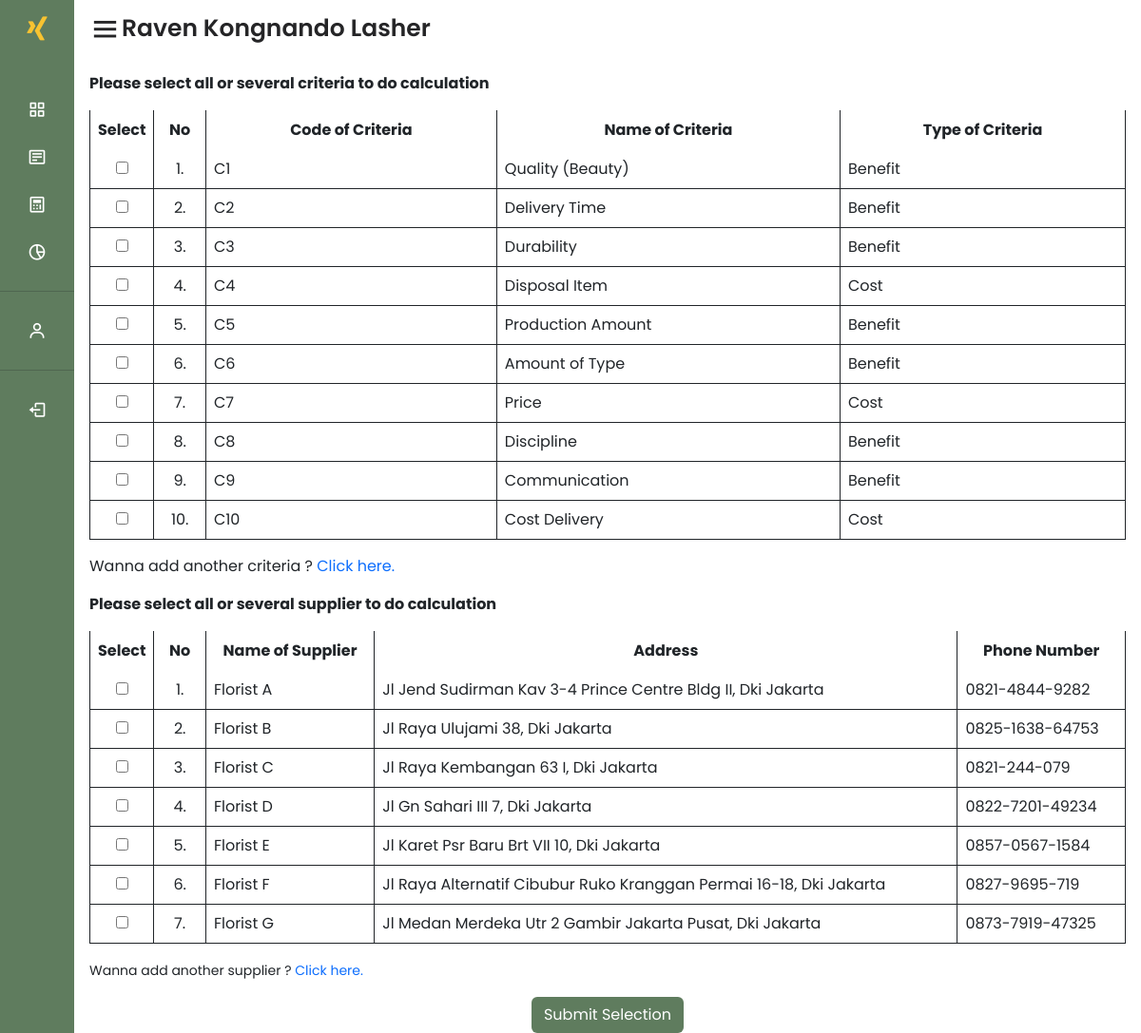
Page /select_kriteria/ (signed in) on the committed database.
### BWM_MARCOS/models.py (models this page shows, shortened)
class Kriteria(models.Model):
     user = models.ForeignKey(User, on_delete=models.CASCADE)
     kode_kriteria = models.CharField(max_length=255)
     user_specific_kode_kriteria = models.CharField(max_length=255, unique=True, editable=False)
     nama_kriteria = models.CharField(max_length=255)
     jenis_kriteria = models.CharField(max_length=255)

class Supplier(models.Model):
     user = models.ForeignKey(User, on_delete=models.CASCADE)
     nama = models.CharField(max_length=255)
     alamat = models.TextField()
     nomor_telepon = models.CharField(max_length=15)

### BWM_MARCOS/views.py (the view)
# urls.py: path('select_kriteria/', views.select_kriteria, name='select_kriteria'),
@login_required(login_url='/login')
def select_kriteria(request):
     if request.method == 'POST':
          print("TAHAP INPUT PART 1")
          print(request.POST)
          selected_kriteria_list = request.POST.getlist('selected_kriteria')
          selected_supplier_list = request.POST.getlist('selected_supplier')
          if len(selected_kriteria_list) < 3 or len(selected_kriteria_list) > 9:
               messages.error(request, 'Choose at least 3 criteria and at most 9 criteria')
               return redirect('select_kriteria')
          elif len(selected_supplier_list) < 2:
               messages.error(request, 'Choose at least 2 supplier')
               return redirect('select_kriteria')
          selected_kriteria_data = Kriteria.objects.filter(id__in=selected_kriteria_list)
          selected_supplier_data = Supplier.objects.filter(id__in=selected_supplier_list)
          return render(request, 'inner/BWM-MARCOS/Perhitungan/index.html', {'title': 'Calculation Page Step 2', 'selected_kriteria_data': selected_kriteria_data,'selected_supplier_data': selected_supplier_data})
     else :
          kriteria_list = Kriteria.objects.filter(user=request.user)
          supplier_list = Supplier.objects.filter(user=request.user)
          if len(kriteria_list) < 3:
               messages.error(request, 'The number of criteria must be at least 3 to perform calculations.')
               return redirect('view_kriteria')
          elif len(supplier_list) < 2:
               messages.error(request, 'The number of supplier must be at least 2 so it can compare to perform calculation.')
               return redirect('view_supplier')
          return render(request, 'inner/BWM-MARCOS/Perhitungan/select.html', {'title': 'Calculation Page Step 1', 'kriteria_list': kriteria_list, 'supplier_list': supplier_list})

### templates/inner/BWM-MARCOS/Perhitungan/select.html (shortened to what this page needs)
{% extends 'layout/main.html' %}
{% block content %}
<form method="post">
     {% if kriteria_list %}
     <div class="card-body mt-3">
          <p><strong>Please select all or several criteria to do calculation</strong></p>
          <div class="table-responsive">
               <table class="table table-bordered" id="dataTable" width="100%" cellspacing="0">
                    <thead class="text-white">
                         <tr align="center">
                              <th width="5%">Select</th>
                              <th width="5%">No</th>
                              <th>Code of Criteria</th>
                              <th>Name of Criteria</th>
                              <th>Type of Criteria</th>
                         </tr>
                    </thead>
                    <tbody>
                         {% for kriteria in kriteria_list %}
                         <tr align="m-1">
                              <td align="center">
                                   <input type="checkbox" name="selected_kriteria" value="{{ kriteria.id }}">
                              </td>
                              <td class="text-center">{{ forloop.counter }}.</td>
                              <td>{{ kriteria.kode_kriteria }}</td>
                              <td>{{ kriteria.nama_kriteria }}</td>
                              <td>{{ kriteria.jenis_kriteria }}</td>
                         </tr>
                         {% endfor %}
                    </tbody>
               </table>
          </div>
          <div>
               <p>Wanna add another criteria ?<a class="mt-2" href="{% url 'create-kriteria' %}">
                         Click here.</a>
          </div>
     </div>
     {% else %}
     test<h5 class="text-center mt-5">There's no data criteria, you must add a new criteria</h5>
     {% endif %}
     {% if supplier_list %}
     <div class="card-body mt-3">
          <p><strong>Please select all or several supplier to do calculation</strong></p>
          <div class="table-responsive">
               <table class="table table-bordered" id="dataTable" width="100%" cellspacing="0">
                    <thead class="text-white">
                         <tr align="center">
                              <th width="5%">Select</th>
                              <th width="5%">No</th>
                              <th>Name of Supplier</th>
                              <th>Address</th>
                              <th>Phone Number</th>
                         </tr>
                    </thead>
                    <tbody>
                         {% for supplier in supplier_list %}
                         <tr align="m-1">
                              <td align="center">
                                   <input type="checkbox" name="selected_supplier" value="{{ supplier.id }}">
                              </td>
                              <td class="text-center">{{ forloop.counter }}.</td>
                              <td>{{ supplier.nama }}</td>
                              <td>{{ supplier.alamat }}</td>
                              <td>{{ supplier.nomor_telepon }}</td>
                         </tr>
                         {% endfor %}
                    </tbody>
               </table>
          </div>
          <div>
               <small>Wanna add another supplier ?<a class="mt-2" href="{% url 'create-supplier' %}">
                         Click here.
                    </a></small>
          </div>
          {% else %}
          <h5 class="text-center mt-5">There's no data supplier, you must add a new supplier</h5>
          {% endif %}
          <div class="text-center mt-3">
               <button type="submit" class="btn dustyGreen text-white">Submit Selection</button>
          </div>
</form>
{% endblock %}

### static/css/styles.css (style rules this page uses)
* { font-family: 'Poppins', sans-serif; margin : 0; padding : 0; box-sizing : border-box; list-style : none; text-decoration: none; }
a { text-decoration: none !important; }
:root { --color_Dark1 : #1e1e1e; --color_Dark2 : #252527; --color_Light1 : #dfdfdf; --color_White : #ffffff; --color_Gold : #f8c331; --color_SoftGreen : #99b699; --color_DustyGreen : #5f7c5e; }
.dustyGreen { background : var(--color_DustyGreen) !important; }
.table-responsive { display: block; width: 100%; overflow-x: auto; -webkit-overflow-scrolling: toucfh; }
.table-responsive > .table-bordered { border: 0; }
.table-responsive thead { background-color: var(--color_DustyGreen) !important; }

### rows in the picture
Kriteria: kode_kriteria "C1", nama_kriteria "Quality (Beauty)", jenis_kriteria "Benefit"
Kriteria: kode_kriteria "C2", nama_kriteria "Delivery Time", jenis_kriteria "Benefit"
Kriteria: kode_kriteria "C3", nama_kriteria "Durability", jenis_kriteria "Benefit"
Kriteria: kode_kriteria "C4", nama_kriteria "Disposal Item", jenis_kriteria "Cost"
Kriteria: kode_kriteria "C5", nama_kriteria "Production Amount", jenis_kriteria "Benefit"
Kriteria: kode_kriteria "C6", nama_kriteria "Amount of Type", jenis_kriteria "Benefit"
Kriteria: kode_kriteria "C7", nama_kriteria "Price", jenis_kriteria "Cost"
Kriteria: kode_kriteria "C8", nama_kriteria "Discipline", jenis_kriteria "Benefit"
Kriteria: kode_kriteria "C9", nama_kriteria "Communication", jenis_kriteria "Benefit"
Kriteria: kode_kriteria "C10", nama_kriteria "Cost Delivery", jenis_kriteria "Cost"
Supplier: nama "Florist A", alamat "Jl Jend Sudirman Kav 3-4 Prince Centre Bldg II, Dki Jakarta", nomor_telepon "0821-4844-9282"
Supplier: nama "Florist B", alamat "Jl Raya Ulujami 38, Dki Jakarta", nomor_telepon "0825-1638-64753"
Supplier: nama "Florist C", alamat "Jl Raya Kembangan 63 I, Dki Jakarta", nomor_telepon "0821-244-079"
Supplier: nama "Florist D", alamat "Jl Gn Sahari III 7, Dki Jakarta", nomor_telepon "0822-7201-49234"
Supplier: nama "Florist E", alamat "Jl Karet Psr Baru Brt VII 10, Dki Jakarta", nomor_telepon "0857-0567-1584"
Supplier: nama "Florist F", alamat "Jl Raya Alternatif Cibubur Ruko Kranggan Permai 16-18, Dki Jakarta", nomor_telepon "0827-9695-719"
Supplier: nama "Florist G", alamat "Jl Medan Merdeka Utr 2 Gambir Jakarta Pusat, Dki Jakarta", nomor_telepon "0873-7919-47325"
